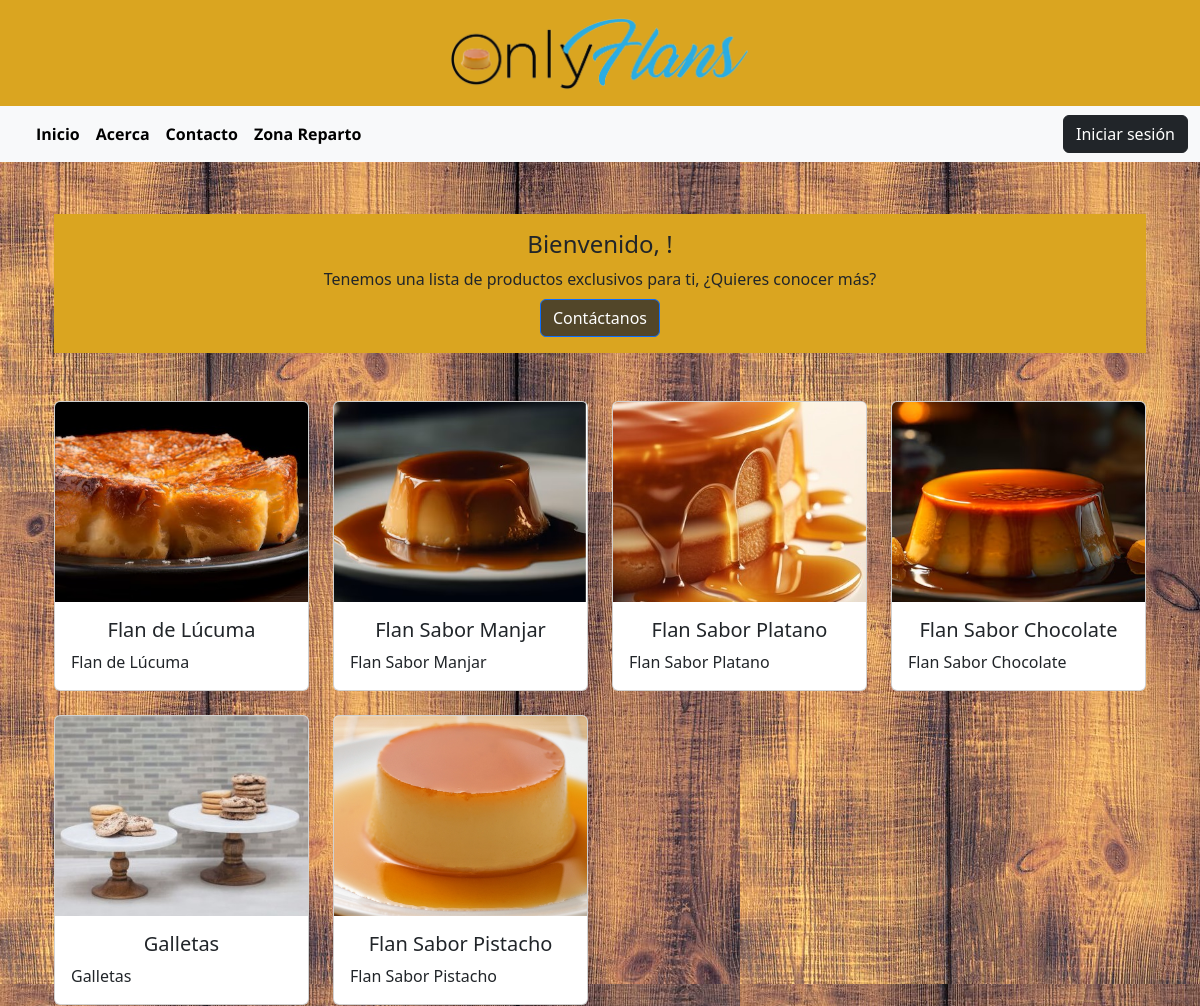
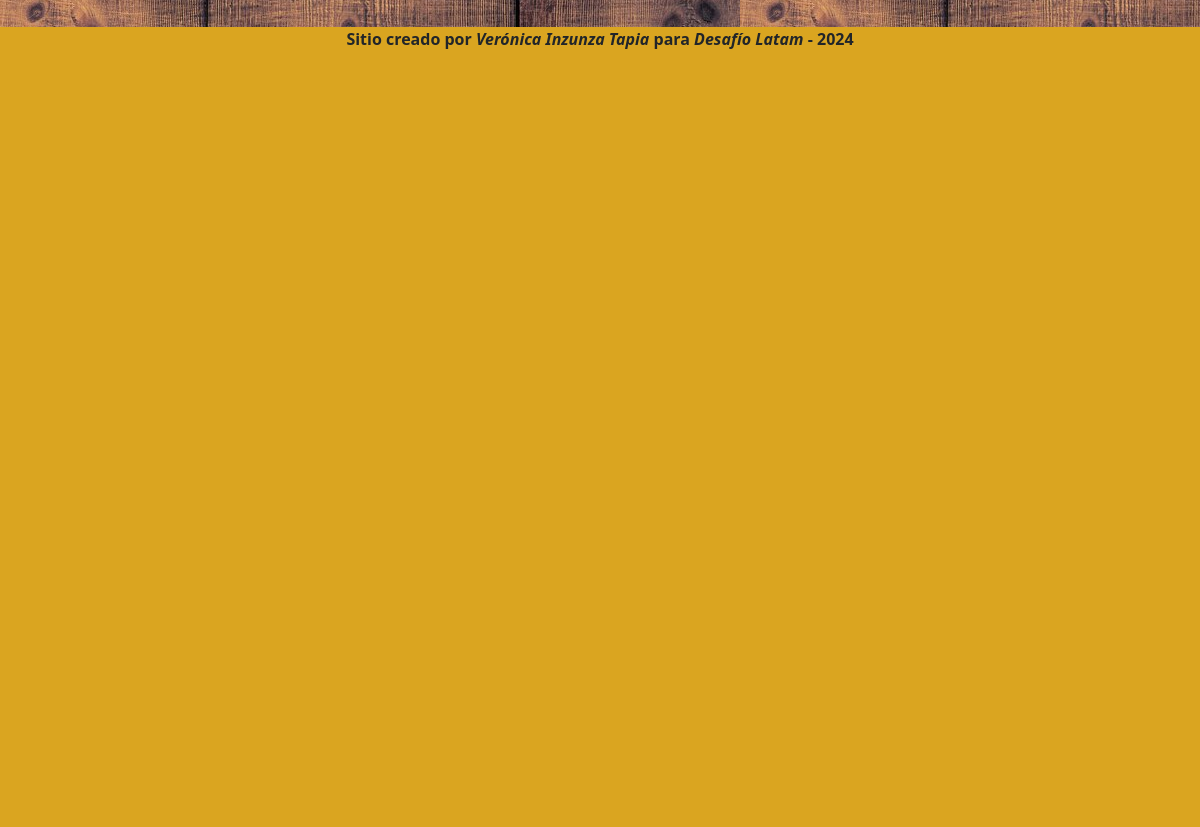
Screenshot of /web/ with the database file from the repository (2 pictures, top to bottom).
### web/models.py (models this page shows, shortened)
class Flan(models.Model):
    flan_uuid = models.UUIDField(default=uuid.uuid4, editable=False, unique=True)
    name = models.CharField(max_length=64)
    description = models.TextField()
    image = models.ImageField(upload_to='flanes/', null=True, blank=True)
    slug = models.SlugField()
    is_private = models.BooleanField()

### web/views.py (the view)
# urls.py: path('', index, name='index'),
def index(request):
    flanes_publicos = Flan.objects.filter(is_private=False)
    return render(request, 'index.html', {'flanes': flanes_publicos})

### web/templates/index.html (shortened to what this page needs)
{% extends 'base.html' %}
{% block contenido %}
<div class="container">
    <div class="container-fluid" style="background-color: #DAA520;">
        <div class="container text-center py-3 mb-5">
            <h4>Bienvenido, {{ user.username }}!</h4>
            <p class="mb-2">Tenemos una lista de productos exclusivos para ti, ¿Quieres conocer más?</p>
            <a href="{% url 'contacto' %}" class="btn btn-primary" style="background-color: #524629;">Contáctanos</a>
        </div>
    </div>
    <div class="row">
        {% for flan in flanes %}
            <div class="col-lg-3 col-md-4 col-sm-6 mb-4">
                <div class="card h-100">
                    <a href="{% url 'detalle_flan' flan.id %}">
                        <img src="{{ flan.image.url }}" class="card-img-top fixed-size" alt="{{ flan.name }}">
                    </a>
                    <div class="card-body">
                        <h5 class="card-title text-center">{{ flan.name }}</h5>
                        <p class="card-text">{{ flan.description }}</p>
                    </div>
                </div>
            </div>
        {% endfor %}
    </div>
</div>
{% endblock %}

### web/templates/base.html (shortened to what this page needs)
{% load static %}
<!DOCTYPE html>
<html lang="en">
<head>
    <link rel="stylesheet" href="https://unpkg.com/leaflet/dist/leaflet.css" />
    <link href="https://cdn.jsdelivr.net/npm/bootstrap@5.3.3/dist/css/bootstrap.min.css" rel="stylesheet">
    <link rel="stylesheet" href="{% static 'css/style.css' %}">
</head>
<body>
    {% include 'partes/header.html' %}
    {% include 'partes/navbar.html' %}
    <div class="container py-1 mt-5">
        {% block contenido %}{% endblock %}
    </div>
    {% include 'partes/footer.html' %}
</body>
</html>

### web/templates/partes/header.html
{% load static %}
<header class="container-fluid" style="background-color: #DAA520;">
    <div class="container text-center py-3">
        <img src="{% static 'img/onlyflans.png' %}" alt="onlyflans logo" style="width : 300px">
    </div>
</header>

### web/templates/partes/navbar.html (shortened to what this page needs)
{% load static %}
<nav class="navbar navbar-expand-lg bg-body-tertiary">
    <div class="container-fluid">
        <div class="collapse navbar-collapse" id="navbarNav">
            <ul class="navbar-nav me-auto mb-2 mb-lg-0">
                <li class="nav-item">
                    <a class="nav-link" href="{% url 'index' %}">Inicio</a>
                </li>
                <li class="nav-item">
                    <a class="nav-link" href="{% url 'about' %}">Acerca</a>
                </li>
                <li class="nav-item">
                    <a class="nav-link" href="{% url 'contacto' %}">Contacto</a>
                </li>
                <li class="nav-item">
                    <a class="nav-link" href="{% url 'mapa' %}">Zona Reparto</a>
                </li>
            </ul>
            <ul class="navbar-nav">
                {% if user.is_authenticated %}
                    <li class="nav-item">
                        <a class="nav-link" href="{% url 'welcome' %}">Bienvenido</a>
                    </li>
                    <li class="nav-item">
                        <a class="nav-link" href="{% url 'crear' %}">Agregar Flan</a>
                    </li>
                    <!--<li class="nav-item">
                        <a class="btn btn-dark" href="{% url 'logout' %}">Cerrar sesión</a>
                    </li>-->
                    <li class="nav-item">
                        <form method="post" action="{% url 'logout' %}">
                            {% csrf_token %}
                            <button type="submit" class="btn btn-dark">Cerrar sesión</button>
                        </form>
                    </li>
                {% else %}
                    <li class="nav-item">
                        <a class="btn btn-dark" href="{% url 'login' %}">Iniciar sesión</a>
                    </li>
                {% endif %}
            </ul>
        </div>
    </div>
</nav>

### web/templates/partes/footer.html
<footer class="container-fluid d-flex flex-column min-vh-100 text-center" style="background-color: #DAA520;">
    <div class="container fw-bold">
        Sitio creado por <em>Verónica Inzunza Tapia</em> para <em>Desafío Latam</em> - 2024
    </div>
</footer>

### web/static/css/style.css (style rules this page uses)
body { background-image: url("/static/img/madera.jpg"),url("/static/img/madera.jpg");background-color:#F7F3E3; }
.fixed-size { width: 100%; height: 200px; object-fit: cover; }
.navbar-nav .nav-link { font-weight: bold; font-family: 'Open Sans', sans-serif; font-size: 16px; color: #000; }

### rows the page displays
Flan: image (picture), name "Flan de Lúcuma", description "Flan de Lúcuma"
Flan: image (picture), name "Flan Sabor Manjar", description "Flan Sabor Manjar"
Flan: image (picture), name "Flan Sabor Platano", description "Flan Sabor Platano"
Flan: image (picture), name "Flan Sabor Chocolate", description "Flan Sabor Chocolate"
Flan: image (picture), name "Galletas", description "Galletas"
Flan: image (picture), name "Flan Sabor Pistacho", description "Flan Sabor Pistacho"
